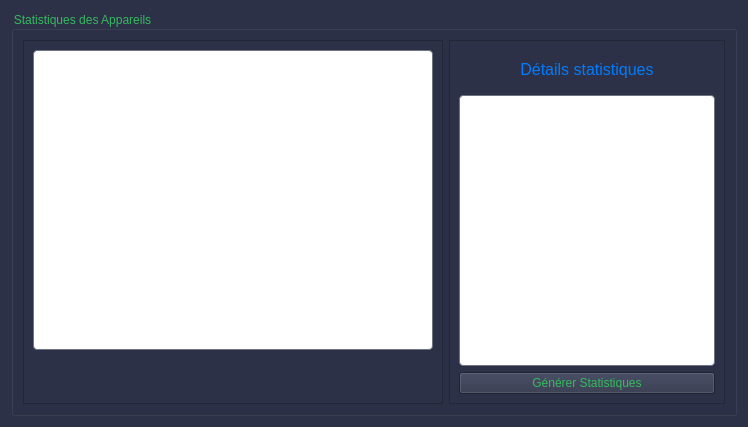
        <widget class="QWidget" name="tabStatistiques_2">
         <property name="styleSheet">
          <string notr="true">background-color: rgb(44, 49, 71);</string>
         </property>
         <attribute name="title">
          <string>Statistiques</string>
         </attribute>
         <layout class="QVBoxLayout" name="verticalLayout_3">
          <item>
           <widget class="QGroupBox" name="groupBoxStats">
            <property name="styleSheet">
             <string notr="true">border-color: rgb(53, 185, 95);
color: rgb(53, 185, 95);
font: 700 16pt &quot;Bahnschrift&quot;;
</string>
            </property>
            <property name="title">
             <string>Statistiques des Appareils</string>
            </property>
            <layout class="QHBoxLayout" name="horizontalLayout_2">
             <item>
              <widget class="QFrame" name="frameGraphique">
               <property name="frameShape">
                <enum>QFrame::Shape::StyledPanel</enum>
               </property>
               <property name="frameShadow">
                <enum>QFrame::Shadow::Raised</enum>
               </property>
               <layout class="QVBoxLayout" name="verticalLayout_4">
                <item>
                 <widget class="QWidget" name="widgetGraphique" native="true">
                  <property name="minimumSize">
                   <size>
                    <width>400</width>
                    <height>300</height>
                   </size>
                  </property>
                  <property name="styleSheet">
                   <string notr="true">background-color: white;
border: 1px solid #6C757D;
border-radius: 4px;</string>
                  </property>
                 </widget>
                </item>
                <item>
                 <widget class="QLabel" name="labelGraphTitle">
                  <property name="styleSheet">
                   <string notr="true">font-family: 'Montserrat Bold';
font-size: 16px;
color: #007BFF;
margin: 10px;</string>
                  </property>
                  <property name="text">
                   <string/>
                  </property>
                  <property name="alignment">
                   <set>Qt::AlignmentFlag::AlignCenter</set>
                  </property>
                 </widget>
                </item>
               </layout>
              </widget>
             </item>
             <item>
              <widget class="QFrame" name="frameDetails">
               <property name="frameShape">
                <enum>QFrame::Shape::StyledPanel</enum>
               </property>
               <property name="frameShadow">
                <enum>QFrame::Shadow::Raised</enum>
               </property>
               <layout class="QVBoxLayout" name="verticalLayout_5">
                <item>
                 <widget class="QLabel" name="labelDetailsTitle">
                  <property name="styleSheet">
                   <string notr="true">font-family: 'Montserrat Bold';
font-size: 16px;
color: #007BFF;
margin: 10px;</string>
                  </property>
                  <property name="text">
                   <string>Détails statistiques</string>
                  </property>
                  <property name="alignment">
                   <set>Qt::AlignmentFlag::AlignCenter</set>
                  </property>
                 </widget>
                </item>
                <item>
                 <widget class="QTextEdit" name="textEditStats">
                  <property name="styleSheet">
                   <string notr="true">background-color: white;
border: 1px solid #6C757D;
border-radius: 4px;
padding: 10px;</string>
                  </property>
                 </widget>
                </item>
                <item>
                 <widget class="QPushButton" name="btnGenererStats">
                  <property name="text">
                   <string>Générer Statistiques</string>
                  </property>
                 </widget>
                </item>
               </layout>
              </widget>
             </item>
            </layout>
           </widget>
          </item>
         </layout>
        </widget>
